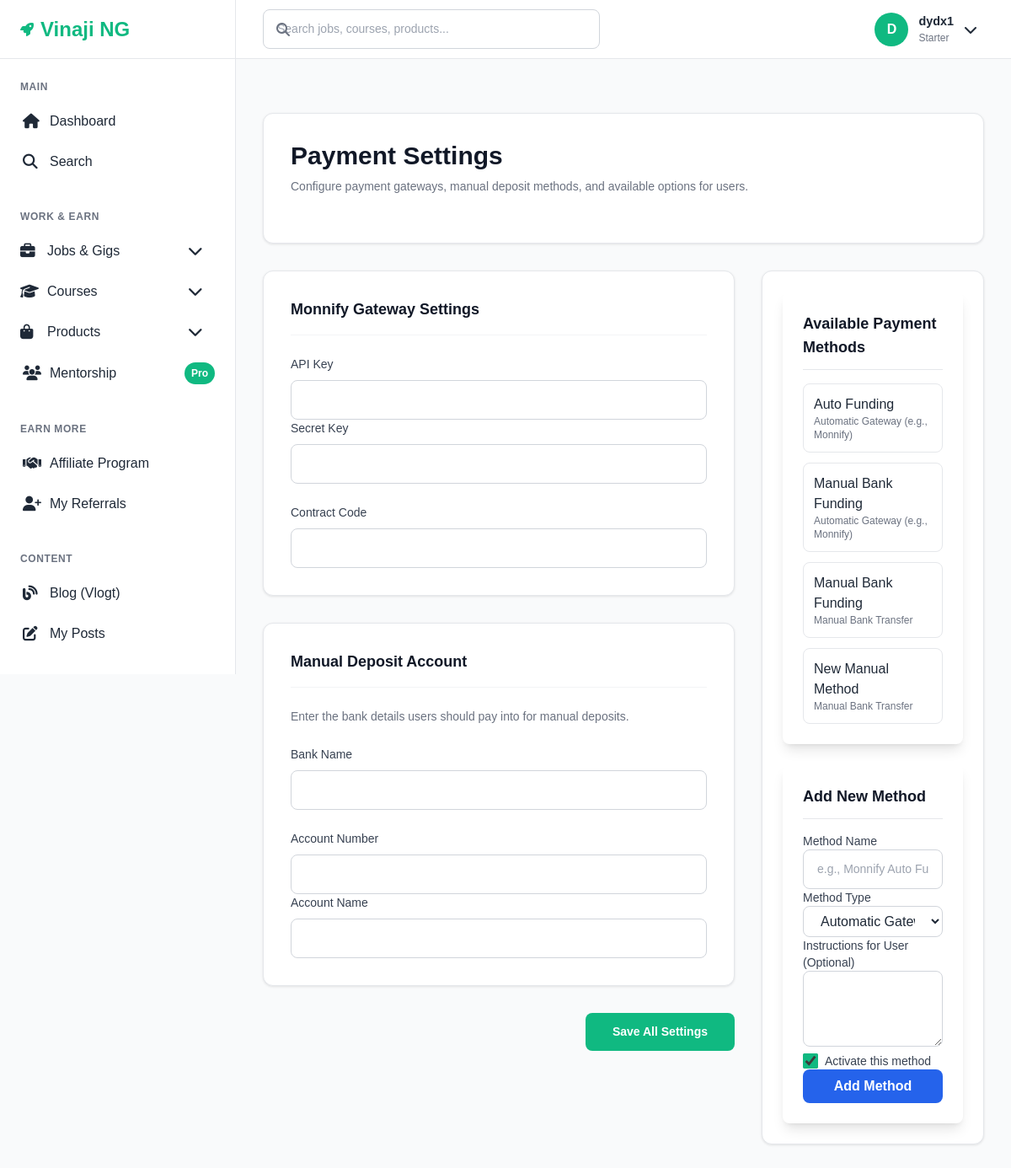
/site-admin/settings/payment/ (signed in), run on the app's committed database.
### accounts/models.py (models this page shows, shortened)
class User(AbstractUser):
    SUBSCRIPTION_CHOICES = [
        ('starter', 'Starter'),
        ('pro', 'Pro'),
        ('mentorship', 'Mentorship'),
    ]
    subscription_level = models.CharField(
        max_length=20,
        choices=SUBSCRIPTION_CHOICES,
        default='starter'
    )
    referral_code = models.CharField(max_length=20, unique=True, blank=True)
    is_verified = models.BooleanField(default=False)
    date_updated = models.DateTimeField(auto_now=True)
    groups = models.ManyToManyField(
        Group,
        related_name="custom_user_groups",  # use "+" if you don’t need reverse access
        blank=True
    )
    user_permissions = models.ManyToManyField(
        Permission,
        related_name="custom_user_permissions",  # use "+" if you don’t need reverse access
        blank=True
    )

### site_core/models.py (models this page shows, shortened)
class SiteSetting(models.Model):
    CURRENCY_CHOICES = [
        ('NGN', 'Nigerian Naira (NGN)'),
        ('USD', 'US Dollar (USD)'),
    ]
    PAYMENT_MODE_CHOICES = [
        ('manual', 'Manual Approval'),
        ('auto', 'Auto Process'),
    ]
    currency = models.CharField(max_length=3, choices=CURRENCY_CHOICES, default='NGN')
    currency_rate = models.DecimalField(max_digits=10, decimal_places=4, default=1.0)
    add_money_fee_pct = models.DecimalField(max_digits=5, decimal_places=2, default=1.5)
    transfer_fee_pct = models.DecimalField(max_digits=5, decimal_places=2, default=0.5)
    withdraw_fee_pct = models.DecimalField(max_digits=5, decimal_places=2, default=2.0)
    mentorship_fee_pct = models.DecimalField(max_digits=5, decimal_places=2, default=10.0)
    default_commission_pct = models.DecimalField(max_digits=5, decimal_places=2, default=20.0)
    deposit_mode = models.CharField(max_length=10, choices=PAYMENT_MODE_CHOICES, default='manual')
    withdrawal_mode = models.CharField(max_length=10, choices=PAYMENT_MODE_CHOICES, default='manual')
    manual_bank_name = models.CharField(max_length=100, blank=True)
    manual_account_number = models.CharField(max_length=20, blank=True)
    manual_account_name = models.CharField(max_length=100, blank=True)
    monnify_api_key = models.CharField(max_length=255, blank=True)
    monnify_secret_key = models.CharField(max_length=255, blank=True)
    monnify_contract_code = models.CharField(max_length=255, blank=True)
    monnify_base_url = models.CharField(max_length=255, default='https://api.monnify.com')
    default_bank_code = models.CharField(max_length=10, blank=True, help_text="Default bank for virtual accounts")
    account_reference_prefix = models.CharField(max_length=50, default='VINAJI', help_text="Prefix for account references")
    pause_course_uploading = models.BooleanField(default=False)
    pause_gigs_uploading = models.BooleanField(default=False)
    pause_affiliates = models.BooleanField(default=False)
    site_title = models.CharField(max_length=200, default='Vinaji NG')
    site_description = models.TextField(blank=True)
    contact_email = models.EmailField(default='support@vinaji.com')
    legal_text = models.TextField(blank=True)
    default_subscription_prices = models.JSONField(default=dict)
    created_at = models.DateTimeField(auto_now_add=True)
    updated_at = models.DateTimeField(auto_now=True)
    class Meta:
        verbose_name = "Site Setting"
        verbose_name_plural = "Site Settings"
    @classmethod
    def get_solo(cls):
        obj, created = cls.objects.get_or_create(pk=1)
        return obj

### payments/models.py (models this page shows, shortened)
class PaymentMethod(models.Model):
    METHOD_TYPES = [
        ('auto', 'Automatic Gateway (e.g., Monnify)'),
        ('manual', 'Manual Bank Transfer'),
    ]
    name = models.CharField(max_length=100)
    method_type = models.CharField(max_length=10, choices=METHOD_TYPES, default='auto')
    is_active = models.BooleanField(default=True)
    instructions = models.TextField(
        blank=True,
        help_text="For manual methods, provide instructions for the user (e.g., 'Use your username as reference')."
    )
    class Meta:
        ordering = ['name']

### site_core/views.py (the view, shortened to what this page needs)
# urls.py: path('settings/payment/', views.payment_settings, name='payment_settings'),
@staff_member_required
def payment_settings(request):
    site_settings = SiteSetting.get_solo()
    payment_methods = PaymentMethod.objects.all()
    settings_form = SiteSettingForm(instance=site_settings)
    add_method_form = PaymentMethodForm()
    context = {
        'settings_form': settings_form,
        'add_method_form': add_method_form,
        'payment_methods': payment_methods
    }
    return render(request, 'admin_panel/payment_settings.html', context)

### templates/admin_panel/payment_settings.html (shortened to what this page needs)
{% extends 'base.html' %}
{% block content %}
<div class="payment-settings space-y-8">
    <div class="settings-card p-8">
        <h1 class="text-3xl font-bold text-gray-900 mb-2">Payment Settings</h1>
        <p class="section-description">Configure payment gateways, manual deposit methods, and available options for users.</p>
    </div>
    <form method="post">
        <div class="grid grid-cols-1 lg:grid-cols-3 gap-8">
            <div class="lg:col-span-2 space-y-8">
                <div class="settings-card p-8">
                    <h2 class="settings-header">Monnify Gateway Settings</h2>
                    <div class="grid-form">
                        <div class="grid-2-col gap-6">
                            <div>
                                <label class="form-label">API Key</label>
                                {{ settings_form.monnify_api_key }}
                            </div>
                            <div>
                                <label class="form-label">Secret Key</label>
                                {{ settings_form.monnify_secret_key }}
                            </div>
                        </div>
                        <div>
                            <label class="form-label">Contract Code</label>
                            {{ settings_form.monnify_contract_code }}
                        </div>
                    </div>
                </div>
                <div class="settings-card p-8">
                    <h2 class="settings-header">Manual Deposit Account</h2>
                    <p class="section-description">Enter the bank details users should pay into for manual deposits.</p>
                    <div class="grid-form">
                        <div>
                            <label class="form-label">Bank Name</label>
                            {{ settings_form.manual_bank_name }}
                        </div>
                        <div class="grid-2-col gap-6">
                            <div>
                                <label class="form-label">Account Number</label>
                                {{ settings_form.manual_account_number }}
                            </div>
                            <div>
                                <label class="form-label">Account Name</label>
                                {{ settings_form.manual_account_name }}
                            </div>
                        </div>
                    </div>
                </div>
                <div class="flex justify-end">
                    <button type="submit" class="btn-primary">
                        Save All Settings
                    </button>
                </div>
            </div>
            <div class="space-y-8">
                <div class="settings-card p-6">
                    <div class="space-y-6">
                        <div class="bg-white rounded-lg shadow-lg p-6">
                            <h2 class="text-lg font-semibold text-gray-900 mb-4 border-b pb-3">Available Payment Methods</h2>
                            <div class="space-y-3">
                                {% for method in payment_methods %}
                                <div class="flex justify-between items-center p-3 border rounded-lg">
                                    <div>
                                        <p class="font-medium">{{ method.name }}</p>
                                        <p class="text-xs text-gray-500">{{ method.get_method_type_display }}</p>
                                    </div>
                                    </div>
                                {% empty %}
                                <p class="text-center text-gray-500 py-4">No payment methods created yet.</p>
                                {% endfor %}
                            </div>
                        </div>
                        <div class="bg-white rounded-lg shadow-lg p-6">
                            <h2 class="text-lg font-semibold text-gray-900 mb-4 border-b pb-3">Add New Method</h2>
                            <form method="post" class="space-y-4">
                                <div>
                                    <label class="block text-sm font-medium text-gray-700">Method Name</label>
                                    {{ add_method_form.name }}
                                </div>
                                <div>
                                    <label class="block text-sm font-medium text-gray-700">Method Type</label>
                                    {{ add_method_form.method_type }}
                                </div>
                                <div>
                                    <label class="block text-sm font-medium text-gray-700">Instructions for User (Optional)</label>
                                    {{ add_method_form.instructions }}
                                </div>
                                <div class="flex items-center space-x-2">
                                    {{ add_method_form.is_active }}
                                    <label class="text-sm font-medium text-gray-700">Activate this method</label>
                                </div>
                                <button type="submit" class="w-full bg-blue-600 text-white py-2 rounded-lg hover:bg-blue-700 font-semibold">
                                    Add Method
                                </button>
                            </form>
                        </div>
                    </div>
            </div>
        </div>
    </form>
</div>
{% endblock %}

### templates/base.html (shortened to what this page needs)
{% load static %}
<!DOCTYPE html>
<html lang="en">
<head>
    <link href="{% static 'css/style.css' %}" rel="stylesheet">
    <script src="https://cdn.tailwindcss.com"></script>
    <link rel="stylesheet" href="https://cdnjs.cloudflare.com/ajax/libs/font-awesome/6.4.0/css/all.min.css">
</head>
<body>
    <aside class="sidebar" id="sidebar">
        <div class="sidebar-header">
            <a href="{% url 'dashboard' %}" class="logo">
                <i class="fas fa-rocket text-primary"></i>
                <span class="logo-text">Vinaji NG</span>
            </a>
        </div>
        <nav class="sidebar-nav">
            <div class="nav-section">
                <div class="nav-title">Main</div>
                <ul class="nav-links">
                    <li>
                        <a href="{% url 'dashboard' %}" class="nav-link {% if request.resolver_match.url_name == 'dashboard' %}active{% endif %}">
                            <i class="fas fa-home"></i>
                            Dashboard
                        </a>
                    </li>
                    <li>
                        <a href="{% url 'search_results' %}" class="nav-link">
                            <i class="fas fa-search"></i>
                            Search
                        </a>
                    </li>
                </ul>
            </div>
            <div class="nav-section">
                <div class="nav-title">Work & Earn</div>
                <ul class="nav-links">
                    <li class="dropdown">
                        <button class="nav-link dropdown-toggle" onclick="toggleDropdown(this)">
                            <i class="fas fa-briefcase"></i>
                            Jobs & Gigs
                            <i class="fas fa-chevron-down ml-auto text-sm"></i>
                        </button>
                    </li>
                    <li class="dropdown">
                        <button class="nav-link dropdown-toggle" onclick="toggleDropdown(this)">
                            <i class="fas fa-graduation-cap"></i>
                            Courses
                            <i class="fas fa-chevron-down ml-auto text-sm"></i>
                        </button>
                    </li>
                    <li class="dropdown">
                        <button class="nav-link dropdown-toggle" onclick="toggleDropdown(this)">
                            <i class="fas fa-shopping-bag"></i>
                            Products
                            <i class="fas fa-chevron-down ml-auto text-sm"></i>
                        </button>
                    </li>
                        <a href="{% url 'mentorship_list' %}" class="nav-link {% if 'mentorship' in request.resolver_match.url_name %}active{% endif %}">
                            <i class="fas fa-users"></i>
                            Mentorship
                            <span class="badge">Pro</span>
                        </a>
                </ul>
            </div>
            <div class="nav-section">
                <div class="nav-title">Earn More</div>
                <ul class="nav-links">
                    <li>
                        <a href="{% url 'affiliate_dashboard' %}" class="nav-link {% if 'affiliate' in request.resolver_match.url_name %}active{% endif %}">
                            <i class="fas fa-handshake"></i>
                            Affiliate Program
                        </a>
                    </li>
                    <li>
                        <a href="{% url 'referral_list' %}" class="nav-link {% if 'referral' in request.resolver_match.url_name %}active{% endif %}">
                            <i class="fas fa-user-plus"></i>
                            My Referrals
                        </a>
                    </li>
                </ul>
            </div>
            <div class="nav-section">
                <div class="nav-title">Content</div>
                <ul class="nav-links">
                    <li>
                        <a href="{% url 'blog_list' %}" class="nav-link {% if 'blog' in request.resolver_match.url_name %}active{% endif %}">
                            <i class="fas fa-blog"></i>
                            Blog (Vlogt)
                        </a>
                    </li>
                    <li>
                        <a href="{% url 'blog_manage' %}" class="nav-link {% if request.resolver_match.url_name == 'blog_manage' %}active{% endif %}">
                            <i class="fas fa-edit"></i>
                            My Posts
                        </a>
                    </li>
                </ul>
            </div>
        </nav>
    </aside>
    <header class="header">
        <div class="header-left">
            <div class="search-container">
                <i class="fas fa-search search-icon"></i>
                <form action="{% url 'search_results' %}" method="get">
                    <input type="text"
                           name="q"
                           class="search-input"
                           placeholder="Search jobs, courses, products..."
                           value="{{ request.GET.q }}">
                </form>
            </div>
        </div>
        <div class="header-right">
            {% if user.is_authenticated %}
                <div class="user-dropdown">
                    <button class="user-menu-btn" id="userMenuBtn">
                        <div class="user-avatar">
                            {{ user.username|first|upper }}
                        </div>
                        <div class="user-info">
                            <div class="user-name">{{ user.username }}</div>
                            <div class="user-role">{{ user.get_subscription_level_display }}</div>
                        </div>
                        <i class="fas fa-chevron-down"></i>
                    </button>
                </div>
            {% endif %}
        </div>
    </header>
    <main class="main-content">
        {% block content %}{% endblock %}
    </main>
</body>
</html>

### data on the page
User: username|first "D", username "dydx1", subscription_level "Starter"
PaymentMethod: name "Auto Funding", method_type "Automatic Gateway (e.g., Monnify)"
PaymentMethod: name "Manual Bank Funding", method_type "Automatic Gateway (e.g., Monnify)"
PaymentMethod: name "Manual Bank Funding", method_type "Manual Bank Transfer"
PaymentMethod: name "New Manual Method", method_type "Manual Bank Transfer"
